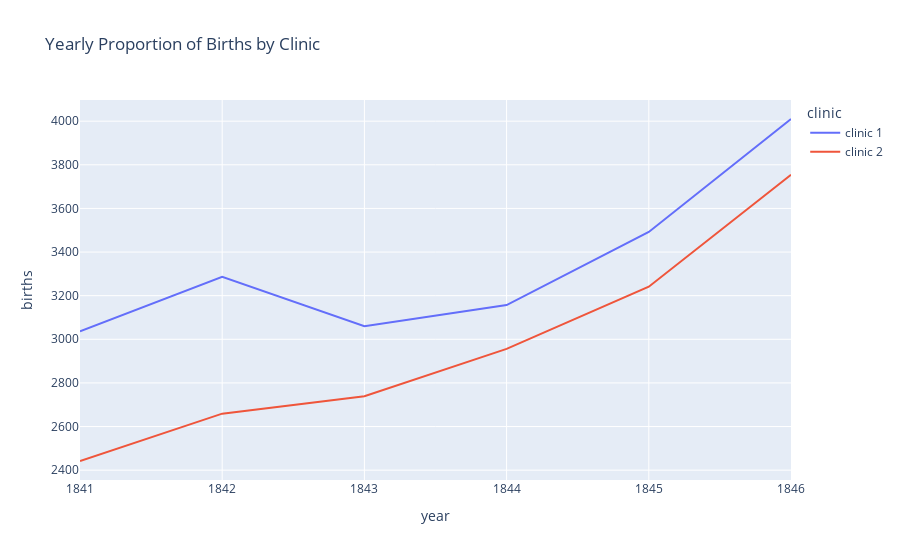

Notebook cell for this chart:
### Code cell
line = px.line(
    data_frame=df_yearly,
    x='year',
    y='births',
    color='clinic',
    title='Yearly Proportion of Births by Clinic'
)

line.show()

### Figure 1 — Plotly figure (JSON) as saved in the notebook; plotly's stock layout.template omitted (floating-point values rounded to 4 significant figures)
{"data": [{"hovertemplate": "clinic=clinic 1<br>year=%{x}<br>births=%{y}<extra></extra>", "legendgroup": "clinic 1", "line": {"color": "#636efa", "dash": "solid"}, "marker": {"symbol": "circle"}, "mode": "lines", "name": "clinic 1", "orientation": "v", "showlegend": true, "type": "scatter", "x": [1841, 1842, 1843, 1844, 1845, 1846], "xaxis": "x", "y": [3036, 3287, 3060, 3157, 3492, 4010], "yaxis": "y"}, {"hovertemplate": "clinic=clinic 2<br>year=%{x}<br>births=%{y}<extra></extra>", "legendgroup": "clinic 2", "line": {"color": "#EF553B", "dash": "solid"}, "marker": {"symbol": "circle"}, "mode": "lines", "name": "clinic 2", "orientation": "v", "showlegend": true, "type": "scatter", "x": [1841, 1842, 1843, 1844, 1845, 1846], "xaxis": "x", "y": [2442, 2659, 2739, 2956, 3241, 3754], "yaxis": "y"}], "layout": {"legend": {"title": {"text": "clinic"}, "tracegroupgap": 0}, "title": {"text": "Yearly Proportion of Births by Clinic"}, "xaxis": {"anchor": "y", "domain": [0, 1], "title": {"text": "year"}}, "yaxis": {"anchor": "x", "domain": [0, 1], "title": {"text": "births"}}}}
